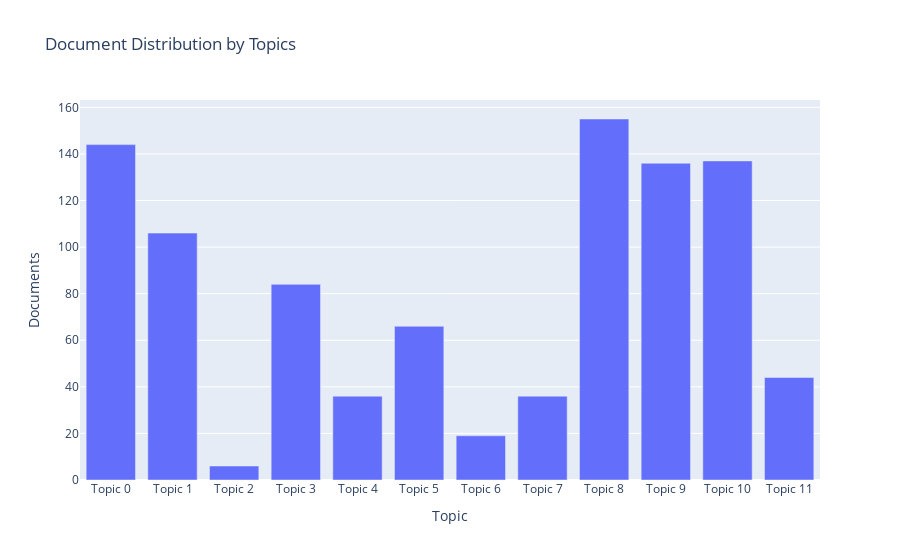

The notebook cell this image was saved under:
### Code cell
#topic_num = 'Topic 11'

#print(topics[11][1])

plot_model(tuned_unsupervised, plot = 'topic_distribution')
#plot_model(tuned_unsupervised, plot = 'wordcloud', topic_num = topic_num)
#plot_model(tuned_unsupervised, plot = 'frequency', topic_num = topic_num)
#plot_model(tuned_unsupervised, plot = 'distribution', topic_num = topic_num)
#plot_model(tuned_unsupervised, plot = 'sentiment', topic_num = topic_num)
#plot_model(tuned_unsupervised, plot = 'pos', topic_num = topic_num)
#plot_model(tuned_unsupervised, plot = 'bigram', topic_num = topic_num)
#plot_model(tuned_unsupervised, plot = 'trigram', topic_num = topic_num)

### Figure 1 — Plotly figure (JSON) as saved in the notebook; plotly's stock layout.template omitted (floating-point values rounded to 4 significant figures)
{"data": [{"alignmentgroup": "True", "customdata": [["concentration, water, temperature, surface, growth, cell, different, rate, strain, observe"], ["user, group, social, work, different, learn, support, provide, relationship, make"], ["production, control, difference, pour, cost, agent, region, poverty, plan, country"], ["gene, strain, protein, isolate, group, agent, cell, sequence, infection, different"], ["plant, specie, temperature, topic, treatment, seed, site, different, response, stress"], ["specie, forest, tree, plant, urban, population, change, land, different, number"], ["region, development, regional, higher_education_institution, sector, national, economic, programme, innovation, wood"], ["plant, population, control, cotton, soil, specie, trait, different, number, evaluate"], ["temperature, water, change, surface, different, period, measure, observe, production, region"], ["number, different, parameter, point, space, algorithm, approach, instance, propose, site"], ["cell, protein, expression, human, insulin, control, reduce, receptor, concentration, associate"], ["water, site, specie, fish, abundance, change, region, structure, community, observe"]], "hovertemplate": "Topic=%{x}<br>Documents=%{y}<br>Keyword=%{customdata[0]}<extra></extra>", "legendgroup": "", "marker": {"color": "#636efa"}, "name": "", "offsetgroup": "", "orientation": "v", "showlegend": false, "textposition": "auto", "type": "bar", "x": ["Topic 0", "Topic 1", "Topic 2", "Topic 3", "Topic 4", "Topic 5", "Topic 6", "Topic 7", "Topic 8", "Topic 9", "Topic 10", "Topic 11"], "xaxis": "x", "y": [144, 106, 6, 84, 36, 66, 19, 36, 155, 136, 137, 44], "yaxis": "y"}], "layout": {"barmode": "relative", "legend": {"tracegroupgap": 0}, "title": {"text": "Document Distribution by Topics"}, "xaxis": {"anchor": "y", "domain": [0, 1], "title": {"text": "Topic"}}, "yaxis": {"anchor": "x", "domain": [0, 1], "title": {"text": "Documents"}}}}
